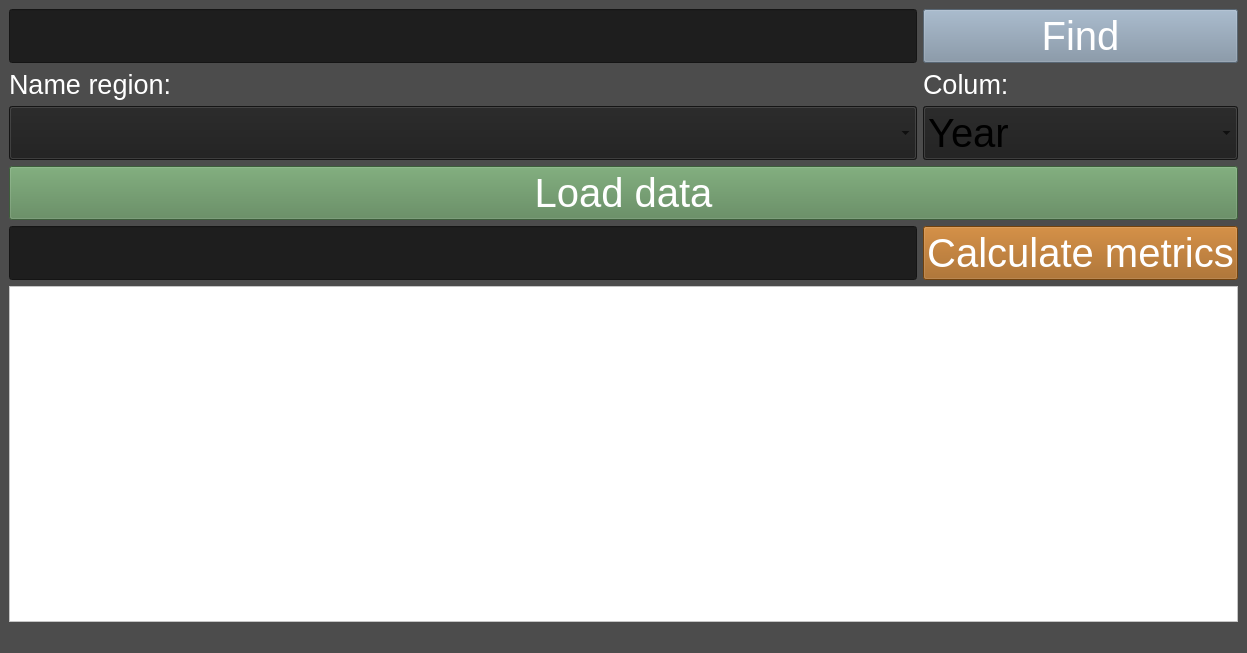
<?xml version="1.0" encoding="UTF-8"?>
<ui version="4.0">
 <class>MainWindow</class>
 <widget class="QMainWindow" name="MainWindow">
  <property name="geometry">
   <rect>
    <x>0</x>
    <y>0</y>
    <width>1247</width>
    <height>653</height>
   </rect>
  </property>
  <property name="windowTitle">
   <string>MainWindow</string>
  </property>
  <property name="styleSheet">
   <string notr="true">background-color: rgb(76, 76, 76);</string>
  </property>
  <widget class="QWidget" name="centralwidget">
   <layout class="QGridLayout" name="gridLayout">
    <item row="1" column="1">
     <widget class="QLabel" name="labelColums">
      <property name="font">
       <font>
        <pointsize>20</pointsize>
       </font>
      </property>
      <property name="styleSheet">
       <string notr="true">color: rgb(255, 255, 255);</string>
      </property>
      <property name="text">
       <string>Colum:</string>
      </property>
     </widget>
    </item>
    <item row="1" column="0">
     <widget class="QLabel" name="labelRegion">
      <property name="font">
       <font>
        <pointsize>20</pointsize>
       </font>
      </property>
      <property name="styleSheet">
       <string notr="true">color: rgb(255, 255, 255);</string>
      </property>
      <property name="text">
       <string>Name region:</string>
      </property>
     </widget>
    </item>
    <item row="6" column="0" colspan="2">
     <widget class="QTableWidget" name="table">
      <property name="font">
       <font>
        <pointsize>25</pointsize>
       </font>
      </property>
      <property name="styleSheet">
       <string notr="true">background-color: rgb(255, 255, 255);
color: rgb(0, 0, 0);</string>
      </property>
     </widget>
    </item>
    <item row="0" column="1">
     <widget class="QPushButton" name="findFile">
      <property name="sizePolicy">
       <sizepolicy hsizetype="Preferred" vsizetype="Preferred">
        <horstretch>0</horstretch>
        <verstretch>0</verstretch>
       </sizepolicy>
      </property>
      <property name="font">
       <font>
        <pointsize>30</pointsize>
       </font>
      </property>
      <property name="styleSheet">
       <string notr="true">color: rgb(255, 255, 255);
background-color: rgb(125, 144, 163);</string>
      </property>
      <property name="text">
       <string>Find</string>
      </property>
     </widget>
    </item>
    <item row="0" column="0">
     <widget class="QLineEdit" name="inputFileName">
      <property name="font">
       <font>
        <pointsize>30</pointsize>
       </font>
      </property>
      <property name="styleSheet">
       <string notr="true">background-color: rgb(30, 30, 30);</string>
      </property>
     </widget>
    </item>
    <item row="5" column="1">
     <widget class="QPushButton" name="calculateMetrics">
      <property name="font">
       <font>
        <pointsize>30</pointsize>
       </font>
      </property>
      <property name="styleSheet">
       <string notr="true">color: rgb(255, 255, 255);
background-color: rgb(160, 92, 18);</string>
      </property>
      <property name="text">
       <string>Calculate metrics</string>
      </property>
     </widget>
    </item>
    <item row="4" column="0" colspan="2">
     <widget class="QPushButton" name="loadData">
      <property name="font">
       <font>
        <pointsize>30</pointsize>
       </font>
      </property>
      <property name="styleSheet">
       <string notr="true">color: rgb(255, 255, 255);
background-color: rgb(86, 131, 83);</string>
      </property>
      <property name="text">
       <string>Load data</string>
      </property>
     </widget>
    </item>
    <item row="5" column="0">
     <widget class="QLineEdit" name="outputMetrics">
      <property name="font">
       <font>
        <pointsize>30</pointsize>
       </font>
      </property>
      <property name="styleSheet">
       <string notr="true">background-color: rgb(30, 30, 30);</string>
      </property>
     </widget>
    </item>
    <item row="2" column="1">
     <widget class="QComboBox" name="columeBox">
      <property name="sizePolicy">
       <sizepolicy hsizetype="Preferred" vsizetype="Preferred">
        <horstretch>0</horstretch>
        <verstretch>0</verstretch>
       </sizepolicy>
      </property>
      <property name="minimumSize">
       <size>
        <width>0</width>
        <height>32</height>
       </size>
      </property>
      <property name="font">
       <font>
        <pointsize>30</pointsize>
        <bold>false</bold>
       </font>
      </property>
      <property name="styleSheet">
       <string notr="true">background-color: rgb(30, 30, 30);</string>
      </property>
      <item>
       <property name="text">
        <string>Year</string>
       </property>
      </item>
      <item>
       <property name="text">
        <string>Population</string>
       </property>
      </item>
      <item>
       <property name="text">
        <string>Birth rate</string>
       </property>
      </item>
      <item>
       <property name="text">
        <string>Death rate</string>
       </property>
      </item>
      <item>
       <property name="text">
        <string>Demographic</string>
       </property>
      </item>
      <item>
       <property name="text">
        <string>Urbanization</string>
       </property>
      </item>
     </widget>
    </item>
    <item row="2" column="0">
     <widget class="QComboBox" name="regionBox">
      <property name="sizePolicy">
       <sizepolicy hsizetype="Preferred" vsizetype="Preferred">
        <horstretch>0</horstretch>
        <verstretch>0</verstretch>
       </sizepolicy>
      </property>
      <property name="maximumSize">
       <size>
        <width>16777215</width>
        <height>16777215</height>
       </size>
      </property>
      <property name="font">
       <font>
        <pointsize>30</pointsize>
       </font>
      </property>
      <property name="styleSheet">
       <string notr="true">background-color: rgb(30, 30, 30);</string>
      </property>
      <item>
       <property name="text">
        <string/>
       </property>
      </item>
     </widget>
    </item>
   </layout>
  </widget>
  <widget class="QMenuBar" name="menubar">
   <property name="geometry">
    <rect>
     <x>0</x>
     <y>0</y>
     <width>1247</width>
     <height>34</height>
    </rect>
   </property>
  </widget>
  <widget class="QStatusBar" name="statusbar"/>
 </widget>
 <resources/>
 <connections/>
</ui>
